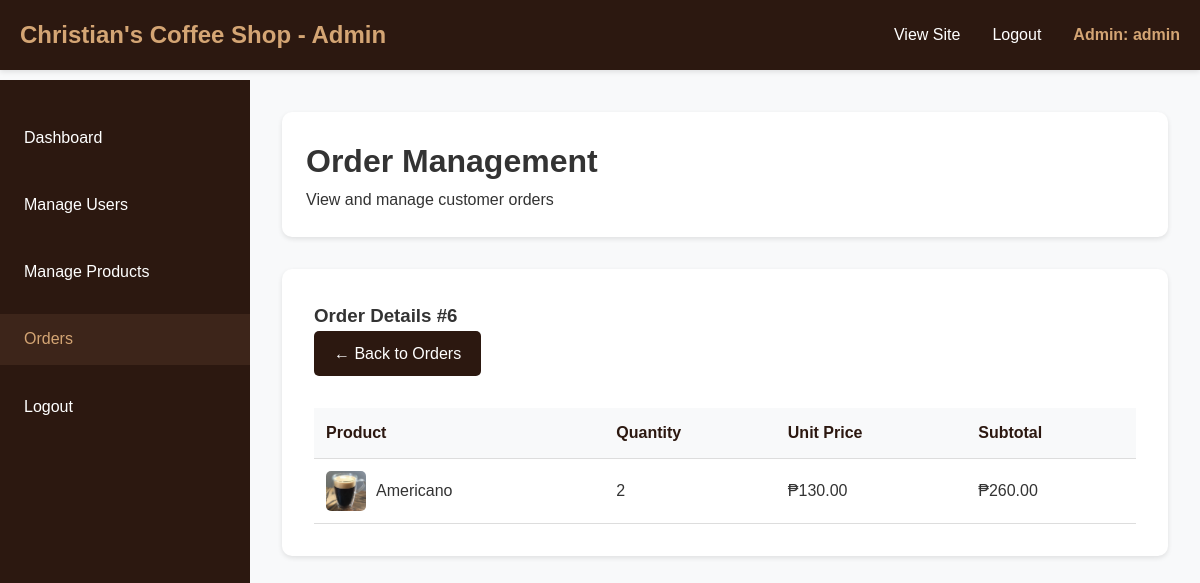
The app's page /admin/orders.php?view=6 (signed in) with its own data.
### tables this page shows
CREATE TABLE `order_items` (
  `id` int(11) NOT NULL,
  `order_id` int(11) NOT NULL,
  `product_id` int(11) NOT NULL,
  `quantity` int(11) NOT NULL,
  `price` decimal(10,2) NOT NULL
);

CREATE TABLE `products` (
  `id` int(11) NOT NULL,
  `name` varchar(100) NOT NULL,
  `description` text DEFAULT NULL,
  `price` decimal(10,2) NOT NULL,
  `image` varchar(255) DEFAULT NULL,
  `quantity` int(11) DEFAULT 0,
  `created_at` timestamp NOT NULL DEFAULT current_timestamp()
);

### config.php (called while the page is built, shortened)
<?php
function formatPrice($price) {
    return '₱' . number_format($price, 2);
}
?>

### admin/orders.php (the view, shortened to what this page needs)
<?php
require_once '../config.php';
$order_details = null;
if (isset($_GET['view'])) {
    $order_id = (int)$_GET['view'];
    $stmt = $pdo->prepare("
        SELECT oi.*, p.name as product_name, p.image
        FROM order_items oi
        JOIN products p ON oi.product_id = p.id
        WHERE oi.order_id = ?
    ");
    $stmt->execute([$order_id]);
    $order_details = $stmt->fetchAll();
}
?>
<!DOCTYPE html>
<html lang="en">
<head>
    <link rel="stylesheet" href="../styles.css">
</head>
<body>
    <nav class="navbar">
        <div class="nav-container">
            <h1 class="logo">Christian's Coffee Shop - Admin</h1>
            <ul class="nav-menu">
                <li><a href="../index.php" class="nav-link">View Site</a></li>
                <li><a href="../logout.php" class="nav-link">Logout</a></li>
                <li><span class="nav-user">Admin: <?php echo htmlspecialchars($_SESSION['username']); ?></span></li>
            </ul>
        </div>
    </nav>
    <div class="admin-container">
        <div class="admin-sidebar">
            <ul>
                <li><a href="dashboard.php">Dashboard</a></li>
                <li><a href="manage-users.php">Manage Users</a></li>
                <li><a href="manage-products.php">Manage Products</a></li>
                <li><a href="orders.php" class="active">Orders</a></li>
                <li><a href="../logout.php">Logout</a></li>
            </ul>
        </div>
        <div class="admin-content">
            <div class="admin-header">
                <h1>Order Management</h1>
                <p>View and manage customer orders</p>
            </div>
            <?php if ($order_details): ?>
                <div class="admin-card">
                    <h3>Order Details #<?php echo $_GET['view']; ?></h3>
                    <a href="orders.php" class="add-to-cart-btn" style="margin-bottom: 1rem; display: inline-block;">← Back to Orders</a>
                    <table class="admin-table">
                        <thead>
                            <tr>
                                <th>Product</th>
                                <th>Quantity</th>
                                <th>Unit Price</th>
                                <th>Subtotal</th>
                            </tr>
                        </thead>
                        <tbody>
                            <?php foreach ($order_details as $item): ?>
                                <tr>
                                    <td>
                                        <div style="display: flex; align-items: center;">
                                            <img src="../images/<?php echo $item['image']; ?>"
                                                 style="width: 40px; height: 40px; object-fit: cover; border-radius: 5px; margin-right: 10px;"
                                                 onerror="this.src='../images/placeholder.jpg'">
                                            <?php echo htmlspecialchars($item['product_name']); ?>
                                        </div>
                                    </td>
                                    <td><?php echo $item['quantity']; ?></td>
                                    <td><?php echo formatPrice($item['price']); ?></td>
                                    <td><?php echo formatPrice($item['price'] * $item['quantity']); ?></td>
                                </tr>
                            <?php endforeach; ?>
                        </tbody>
                    </table>
                </div>
            <?php endif; ?>
        </div>
    </div>
</body>
</html>

### styles.css (style rules this page uses)
* { margin: 0; padding: 0; box-sizing: border-box; }
body { font-family: 'Arial', sans-serif; line-height: 1.6; color: #333; background-color: #f8f9fa; }
.navbar { background: #2c1810; color: white; padding: 1rem 0; position: fixed; top: 0; width: 100%; z-index: 1000; box-shadow: 0 2px 5px rgba(0,0,0,0.1); }
.nav-container { max-width: 1200px; margin: 0 auto; padding: 0 20px; display: flex; justify-content: space-between; align-items: center; }
.logo { font-size: 1.5rem; color: #d4a574; }
.nav-menu { display: flex; list-style: none; gap: 2rem; align-items: center; }
.nav-link { color: white; text-decoration: none; transition: color 0.3s; }
.nav-user { color: #d4a574; font-weight: bold; }
.add-to-cart-btn { background: #2c1810; color: white; border: none; padding: 10px 20px; border-radius: 5px; cursor: pointer; text-decoration: none; display: inline-block; transition: background 0.3s; }
.admin-container { margin-top: 80px; display: flex; min-height: calc(100vh - 80px); }
.admin-sidebar { width: 250px; background: #2c1810; color: white; padding: 2rem 0; }
.admin-sidebar ul { list-style: none; }
.admin-sidebar li { margin-bottom: 1rem; }
.admin-sidebar a { color: white; text-decoration: none; padding: 0.8rem 1.5rem; display: block; transition: background 0.3s; }
.admin-sidebar a:hover, .admin-sidebar a.active { background: #3d251a; color: #d4a574; }
.admin-content { flex-grow: 1; padding: 2rem; background: #f8f9fa; }
.admin-header { background: white; padding: 1.5rem; border-radius: 10px; margin-bottom: 2rem; box-shadow: 0 2px 5px rgba(0,0,0,0.1); }
.admin-card { background: white; padding: 2rem; border-radius: 10px; box-shadow: 0 2px 5px rgba(0,0,0,0.1); margin-bottom: 2rem; }
.admin-table { width: 100%; border-collapse: collapse; margin-top: 1rem; }
.admin-table th, .admin-table td { padding: 12px; text-align: left; border-bottom: 1px solid #ddd; }
.admin-table th { background: #f8f9fa; color: #2c1810; font-weight: bold; }

### records on screen
order_items: product.image (picture), product.name "Americano", quantity "2", price "₱130.00", formatPrice($item['price'] * $item['quantity']) "₱260.00"

### other values on screen
$_SESSION['username'] "admin"
$_GET['view'] "6"
